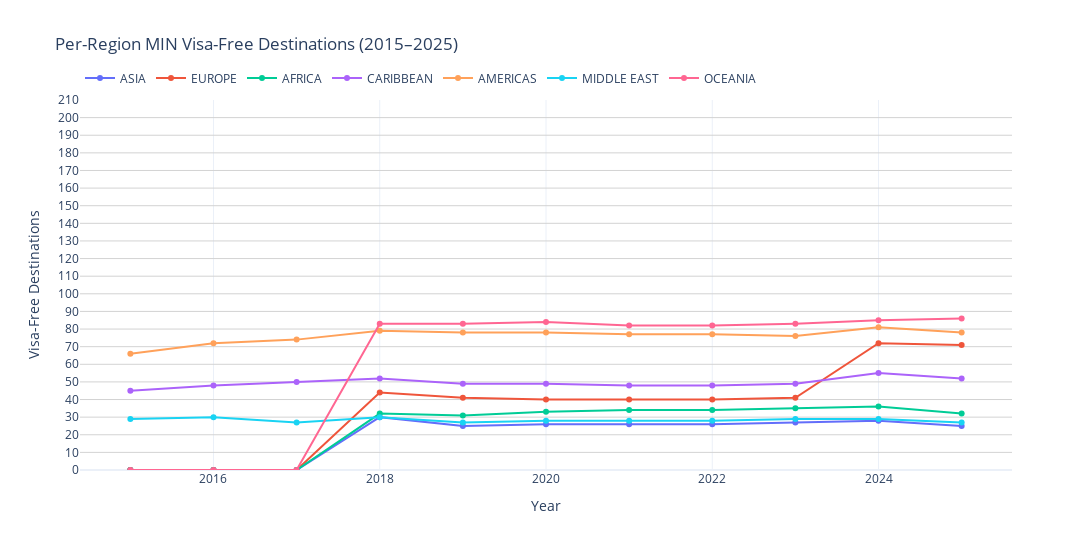

Source (notebook cell):
### Code cell
import plotly.graph_objects as go

fig_reg_min = go.Figure()
for r in regions:
    df_r = rows_min_r[rows_min_r['region'] == r].sort_values('year')
    fig_reg_min.add_trace(go.Scatter(
        x=df_r['year'], y=df_r['min_vf'],
        mode='lines+markers',
        name=r,
        marker_color=region_colors[r],
        customdata=df_r['min_country'],
        hovertemplate=(
            'Year: %{x}'
            '<br>Region: ' + r +
            '<br>Min: %{y}'
            '<br>Country: %{customdata}<extra></extra>'
        )
    ))

fig_reg_min.update_layout(
    title='Per-Region MIN Visa-Free Destinations (2015–2025)',
    xaxis_title='Year',
    yaxis_title='Visa-Free Destinations',
    yaxis=dict(range=[0,210], dtick=10, showgrid=True, gridcolor='lightgrey'),
    template='plotly_white',
    width=1200, height=550,
    legend=dict(orientation='h', yanchor='bottom', y=1.02, xanchor='left', x=0)
)
fig_reg_min.show()

### Figure 1 — Plotly figure (JSON) as saved in the notebook; plotly's stock layout.template omitted (floating-point values rounded to 4 significant figures)
{"data": [{"customdata": ["Timor-Leste", "Timor-Leste", "Timor-Leste", "Afghanistan", "Afghanistan", "Afghanistan", "Afghanistan", "Afghanistan", "Afghanistan", "Afghanistan", "Afghanistan"], "hovertemplate": "Year: %{x}<br>Region: ASIA<br>Min: %{y}<br>Country: %{customdata}<extra></extra>", "marker": {"color": "#636EFA"}, "mode": "lines+markers", "name": "ASIA", "type": "scatter", "x": [2015, 2016, 2017, 2018, 2019, 2020, 2021, 2022, 2023, 2024, 2025], "y": [0, 0, 0, 30, 25, 26, 26, 26, 27, 28, 25]}, {"customdata": ["North Macedonia", "North Macedonia", "North Macedonia", "Kosovo", "Kosovo", "Kosovo", "Kosovo", "Kosovo", "Kosovo", "Azerbaijan", "Azerbaijan"], "hovertemplate": "Year: %{x}<br>Region: EUROPE<br>Min: %{y}<br>Country: %{customdata}<extra></extra>", "marker": {"color": "#EF553B"}, "mode": "lines+markers", "name": "EUROPE", "type": "scatter", "x": [2015, 2016, 2017, 2018, 2019, 2020, 2021, 2022, 2023, 2024, 2025], "y": [0, 0, 0, 44, 41, 40, 40, 40, 41, 72, 71]}, {"customdata": ["Cape Verde Islands", "Cape Verde Islands", "Cape Verde Islands", "Somalia", "Somalia", "Somalia", "Somalia", "Somalia", "Somalia", "Somalia", "Somalia"], "hovertemplate": "Year: %{x}<br>Region: AFRICA<br>Min: %{y}<br>Country: %{customdata}<extra></extra>", "marker": {"color": "#00CC96"}, "mode": "lines+markers", "name": "AFRICA", "type": "scatter", "x": [2015, 2016, 2017, 2018, 2019, 2020, 2021, 2022, 2023, 2024, 2025], "y": [0, 0, 0, 32, 31, 33, 34, 34, 35, 36, 32]}, {"customdata": ["Haiti", "Haiti", "Haiti", "Haiti", "Haiti", "Haiti", "Haiti", "Haiti", "Haiti", "Haiti", "Haiti"], "hovertemplate": "Year: %{x}<br>Region: CARIBBEAN<br>Min: %{y}<br>Country: %{customdata}<extra></extra>", "marker": {"color": "#AB63FA"}, "mode": "lines+markers", "name": "CARIBBEAN", "type": "scatter", "x": [2015, 2016, 2017, 2018, 2019, 2020, 2021, 2022, 2023, 2024, 2025], "y": [45, 48, 50, 52, 49, 49, 48, 48, 49, 55, 52]}, {"customdata": ["Colombia", "Bolivia", "Suriname", "Bolivia", "Bolivia", "Bolivia", "Suriname", "Suriname", "Suriname", "Suriname", "Bolivia"], "hovertemplate": "Year: %{x}<br>Region: AMERICAS<br>Min: %{y}<br>Country: %{customdata}<extra></extra>", "marker": {"color": "#FFA15A"}, "mode": "lines+markers", "name": "AMERICAS", "type": "scatter", "x": [2015, 2016, 2017, 2018, 2019, 2020, 2021, 2022, 2023, 2024, 2025], "y": [66, 72, 74, 79, 78, 78, 77, 77, 76, 81, 78]}, {"customdata": ["Iraq", "Iraq", "Iraq", "Iraq", "Iraq", "Iraq", "Iraq", "Iraq", "Iraq", "Syria", "Syria"], "hovertemplate": "Year: %{x}<br>Region: MIDDLE EAST<br>Min: %{y}<br>Country: %{customdata}<extra></extra>", "marker": {"color": "#19D3F3"}, "mode": "lines+markers", "name": "MIDDLE EAST", "type": "scatter", "x": [2015, 2016, 2017, 2018, 2019, 2020, 2021, 2022, 2023, 2024, 2025], "y": [29, 30, 27, 30, 27, 28, 28, 28, 29, 29, 27]}, {"customdata": ["Palau Islands", "Palau Islands", "Palau Islands", "Papua New Guinea", "Papua New Guinea", "Papua New Guinea", "Papua New Guinea", "Papua New Guinea", "Papua New Guinea", "Papua New Guinea", "Papua New Guinea"], "hovertemplate": "Year: %{x}<br>Region: OCEANIA<br>Min: %{y}<br>Country: %{customdata}<extra></extra>", "marker": {"color": "#FF6692"}, "mode": "lines+markers", "name": "OCEANIA", "type": "scatter", "x": [2015, 2016, 2017, 2018, 2019, 2020, 2021, 2022, 2023, 2024, 2025], "y": [0, 0, 0, 83, 83, 84, 82, 82, 83, 85, 86]}], "layout": {"height": 550, "legend": {"orientation": "h", "x": 0, "xanchor": "left", "y": 1.02, "yanchor": "bottom"}, "title": {"text": "Per-Region MIN Visa-Free Destinations (2015–2025)"}, "width": 1200, "xaxis": {"title": {"text": "Year"}}, "yaxis": {"dtick": 10, "gridcolor": "lightgrey", "range": [0, 210], "showgrid": true, "title": {"text": "Visa-Free Destinations"}}}}
